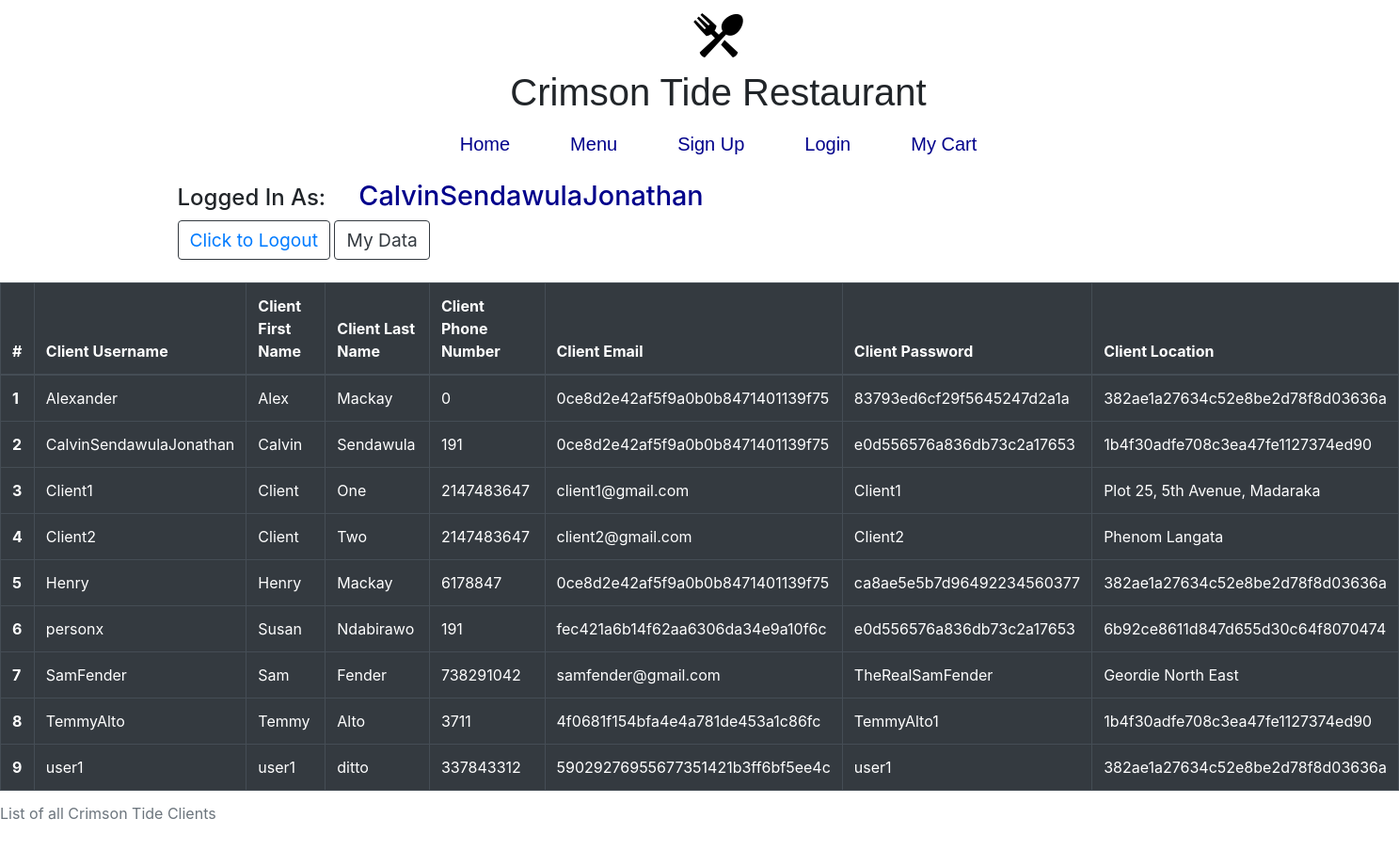
/hq/showClients.php (signed in), run on the app's committed database.
### tables this page shows
CREATE TABLE `crimson_client` (
  `clientUsername` varchar(25) NOT NULL,
  `clientFName` varchar(25) NOT NULL,
  `clientLName` varchar(25) NOT NULL,
  `clientPhone` int(9) NOT NULL,
  `clientEmail` varchar(50) NOT NULL,
  `clientPassword` varchar(25) NOT NULL,
  `clientLocation` varchar(50) NOT NULL
);

### hq/showClients.php (the view, shortened to what this page needs)
<!DOCTYPE html>
<html>
<head>
	<?php
		include '../SharedFiles/metatags.php';
	 ?>
  	<link rel="stylesheet" href="../styles/main.css">
</head>
<body>
	<?php
		include '../SharedFiles/navBar.php';
	 ?>
	<table class="table table-bordered table-dark table-hover">
	<caption>List of all Crimson Tide Clients</caption>
	  <thead>
	    <tr>
	      <th scope="col">#</th>
	      <th scope="col">Client Username</th>
		  <th scope="col">Client First Name</th>
		  <th scope="col">Client Last Name</th>
		  <th scope="col">Client Phone Number</th>
		  <th scope="col">Client Email</th>
		  <th scope="col">Client Password</th>
		  <th scope="col">Client Location</th>
	    </tr>
	  </thead>
	  <tbody>
	  	<?php
$databaseHost = 'localhost';
$databaseName = 'crimson_tide_restaurant';
$databaseUsername = 'root';
$databasePassword = '';
$counter = 0;
$cser = mysqli_connect($databaseHost, $databaseUsername, $databasePassword, $databaseName);
$result = mysqli_query($cser, "SELECT * FROM Crimson_Client");
while($res = mysqli_fetch_array($result)) {
	$counter++;
?>
    <tr>
    	<th scope="row"><?php echo $counter ?></th>
        <td><?php echo $res['clientUsername']?></td>
        <td><?php echo $res['clientFName']?></td>
        <td><?php echo $res['clientLName']?></td>
        <td><?php echo $res['clientPhone']?></td>
        <td><?php echo $res['clientEmail']?></td>
        <td><?php echo $res['clientPassword']?></td>
        <td><?php echo $res['clientLocation']?></td>
    </tr>
<?php
}
?>
	  </tbody>
	</table>
</body>
</html>

### data on the page
crimson_client: clientUsername "Alexander", clientFName "Alex", clientLName "Mackay", clientPhone "0", clientEmail "0ce8d2e42af5f9a0b0b8471401139f75", clientPassword "83793ed6cf29f5645247d2a1a", clientLocation "382ae1a27634c52e8be2d78f8d03636a"
crimson_client: clientUsername "CalvinSendawulaJonathan", clientFName "Calvin", clientLName "Sendawula", clientPhone "191", clientEmail "0ce8d2e42af5f9a0b0b8471401139f75", clientPassword "e0d556576a836db73c2a17653", clientLocation "1b4f30adfe708c3ea47fe1127374ed90"
crimson_client: clientUsername "Client1", clientFName "Client", clientLName "One", clientPhone "2147483647", clientEmail "client1@gmail.com", clientPassword "Client1", clientLocation "Plot 25, 5th Avenue, Madaraka"
crimson_client: clientUsername "Client2", clientFName "Client", clientLName "Two", clientPhone "2147483647", clientEmail "client2@gmail.com", clientPassword "Client2", clientLocation "Phenom Langata"
crimson_client: clientUsername "Henry", clientFName "Henry", clientLName "Mackay", clientPhone "6178847", clientEmail "0ce8d2e42af5f9a0b0b8471401139f75", clientPassword "ca8ae5e5b7d96492234560377", clientLocation "382ae1a27634c52e8be2d78f8d03636a"
crimson_client: clientUsername "personx", clientFName "Susan", clientLName "Ndabirawo", clientPhone "191", clientEmail "fec421a6b14f62aa6306da34e9a10f6c", clientPassword "e0d556576a836db73c2a17653", clientLocation "6b92ce8611d847d655d30c64f8070474"
crimson_client: clientUsername "SamFender", clientFName "Sam", clientLName "Fender", clientPhone "738291042", clientEmail "samfender@gmail.com", clientPassword "TheRealSamFender", clientLocation "Geordie North East"
crimson_client: clientUsername "TemmyAlto", clientFName "Temmy", clientLName "Alto", clientPhone "3711", clientEmail "4f0681f154bfa4e4a781de453a1c86fc", clientPassword "TemmyAlto1", clientLocation "1b4f30adfe708c3ea47fe1127374ed90"
crimson_client: clientUsername "user1", clientFName "user1", clientLName "ditto", clientPhone "337843312", clientEmail "59029276955677351421b3ff6bf5ee4c", clientPassword "user1", clientLocation "382ae1a27634c52e8be2d78f8d03636a"

### other printed values
$_SESSION['User'] "CalvinSendawulaJonathan"
